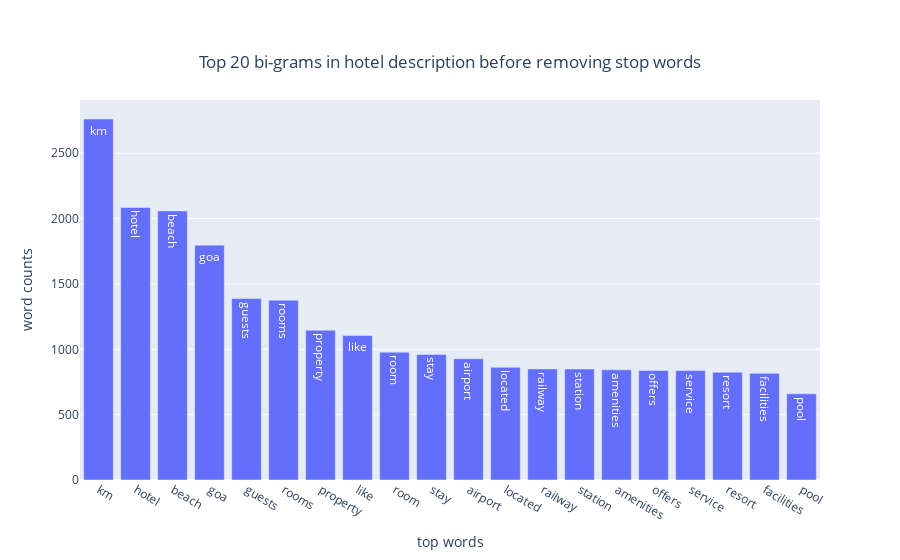

Notebook source saved alongside this figure:
### Code cell
top_words = pd.DataFrame(get_top_ngram(goa['hotel_overview'].dropna(), 20, 2))
top_words.columns = ['words', 'count']
plot_barcharts(top_words, "Top 20 bi-grams in hotel description before removing stop words")

### Figure 1 — Plotly figure (JSON) as saved in the notebook; plotly's stock layout.template omitted (floating-point values rounded to 4 significant figures)
{"data": [{"text": ["km", "hotel", "beach", "goa", "guests", "rooms", "property", "like", "room", "stay", "airport", "located", "railway", "station", "amenities", "offers", "service", "resort", "facilities", "pool"], "textposition": "auto", "type": "bar", "x": ["km", "hotel", "beach", "goa", "guests", "rooms", "property", "like", "room", "stay", "airport", "located", "railway", "station", "amenities", "offers", "service", "resort", "facilities", "pool"], "y": [2762, 2085, 2059, 1797, 1388, 1376, 1146, 1106, 978, 961, 928, 862, 850, 849, 843, 838, 837, 824, 816, 659]}], "layout": {"title": {"text": "Top 20 bi-grams in hotel description before removing stop words", "x": 0.5, "y": 0.9}, "xaxis": {"title": {"text": "top words"}}, "yaxis": {"title": {"text": "word counts"}}}}
